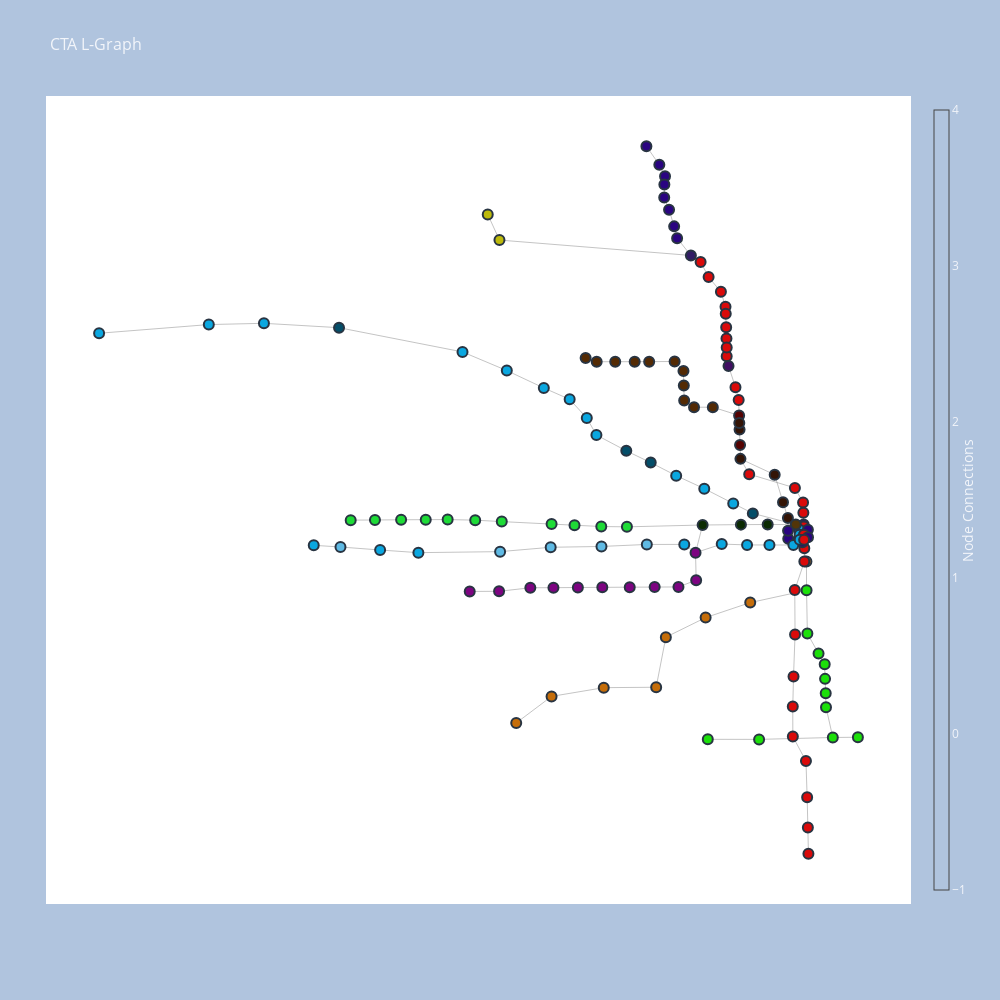

Notebook source saved alongside this figure:
### Code cell
fig = go.Figure(data=[edge_trace, node_trace],
             layout=go.Layout(
                title=dict(
                    text="CTA L-Graph",
                    font=dict(
                        size=16
                    )
                ),
                showlegend=False,
                hovermode='closest',
                margin=dict(b=20,l=5,r=5,t=40),
                xaxis=dict(showgrid=False, zeroline=False, showticklabels=False),
                yaxis=dict(showgrid=False, zeroline=False, showticklabels=False))
                )
fig.update_layout(
    autosize=False,
    width=1000,
    height=1000,
    margin=dict(
        l=50,
        r=50,
        b=100,
        t=100,
        pad=4
    ),
    paper_bgcolor="LightSteelBlue",
    plot_bgcolor='white',
)
fig.show()

### Figure 1 — Plotly figure (JSON) as saved in the notebook; plotly's stock layout.template omitted (floating-point values rounded to 4 significant figures; data arrays with more than 128 entries replaced by an {"elided": "..."} marker saying what was removed)
{"data": [{"hoverinfo": "none", "line": {"color": "#888", "width": 0.5}, "mode": "lines", "type": "scatter", "x": {"elided": "435 float values"}, "y": {"elided": "435 float values"}}, {"hoverinfo": "text", "marker": {"color": {"elided": "144 str values"}, "colorbar": {"thickness": 15, "title": {"side": "right", "text": "Node Connections"}, "xanchor": "left"}, "colorscale": [[0, "rgb(255,255,217)"], [0.125, "rgb(237,248,177)"], [0.25, "rgb(199,233,180)"], [0.375, "rgb(127,205,187)"], [0.5, "rgb(65,182,196)"], [0.625, "rgb(29,145,192)"], [0.75, "rgb(34,94,168)"], [0.875, "rgb(37,52,148)"], [1, "rgb(8,29,88)"]], "line": {"width": 2}, "reversescale": true, "showscale": true, "size": 10}, "mode": "markers", "text": {"elided": "144 str values"}, "type": "scatter", "x": {"elided": "144 float values"}, "y": {"elided": "144 float values"}}], "layout": {"autosize": false, "height": 1000, "hovermode": "closest", "margin": {"b": 100, "l": 50, "pad": 4, "r": 50, "t": 100}, "paper_bgcolor": "LightSteelBlue", "plot_bgcolor": "white", "showlegend": false, "title": {"font": {"size": 16}, "text": "CTA L-Graph"}, "width": 1000, "xaxis": {"showgrid": false, "showticklabels": false, "zeroline": false}, "yaxis": {"showgrid": false, "showticklabels": false, "zeroline": false}}}
